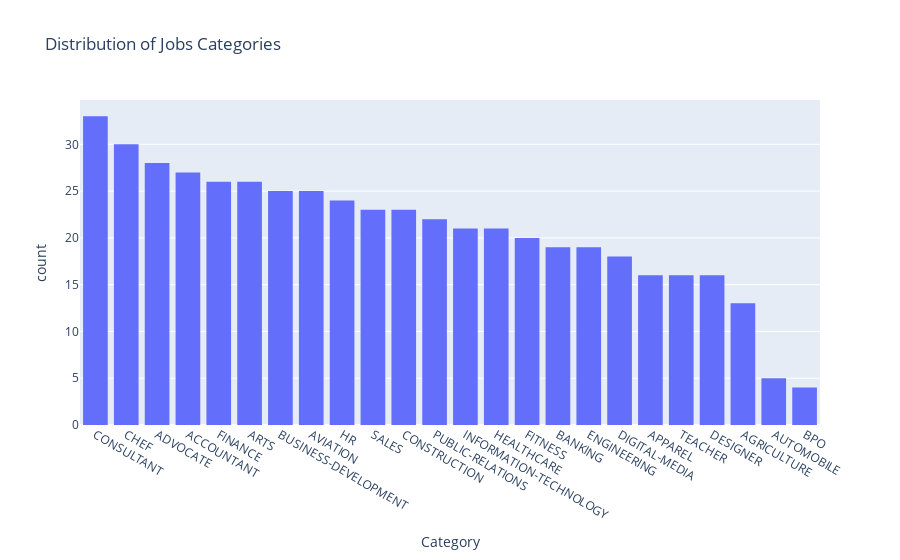

Source (notebook cell):
### Markdown cell above
## Job Distribution

### Code cell
fig = px.histogram(
    data, x="Category", title="Distribution of Jobs Categories"
).update_xaxes(categoryorder="total descending")
fig.show()

### Figure 1 — Plotly figure (JSON) as saved in the notebook; plotly's stock layout.template omitted (floating-point values rounded to 4 significant figures; data arrays with more than 128 entries replaced by an {"elided": "..."} marker saying what was removed)
{"data": [{"alignmentgroup": "True", "bingroup": "x", "hovertemplate": "Category=%{x}<br>count=%{y}<extra></extra>", "legendgroup": "", "marker": {"color": "#636efa", "pattern": {"shape": ""}}, "name": "", "offsetgroup": "", "orientation": "v", "showlegend": false, "type": "histogram", "x": {"elided": "500 str values"}, "xaxis": "x", "yaxis": "y"}], "layout": {"barmode": "relative", "legend": {"tracegroupgap": 0}, "title": {"text": "Distribution of Jobs Categories"}, "xaxis": {"anchor": "y", "categoryorder": "total descending", "domain": [0, 1], "title": {"text": "Category"}}, "yaxis": {"anchor": "x", "domain": [0, 1], "title": {"text": "count"}}}}
